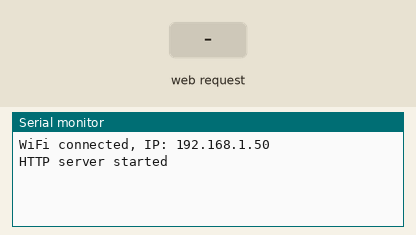
Bench run of a sketch on a simulated ESP8266 (NodeMCU). Parts: the last lines printed to the serial monitor. Inputs (shaded band) come from the test bench. WiFi joins after 1.5 s; servers stay silent unless stated.

Above: at 2.8 s.
2.9 s: HTTP request GET /servo?angle=1 received
At 4.0 s:
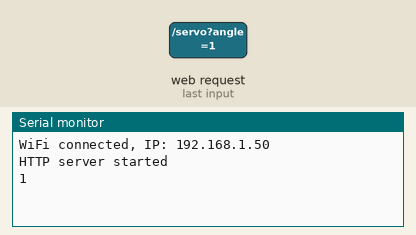
4.4 s: HTTP request GET /servo?angle=1&force=1 received
At 5.1 s:
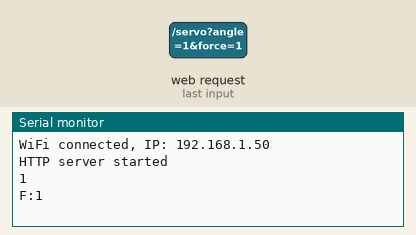

Measured:
- after the input at 2.9 s, the serial monitor: prints a new line at once (image 1)
- after the input at 4.4 s, the serial monitor: prints a new line at once (image 2)

The sketch:

CONFIG_ESP8266.ino
```cpp
// esp_config.ino  (para cargar en el ESP8266)
// Asegúrate de seleccionar en Arduino IDE: Board -> "NodeMCU 1.0 (ESP-12E Module)" u otra correspondiente

#include <ESP8266WiFi.h>
#include <ESP8266WebServer.h>

const char* ssid     = "POLUX1";
const char* password = "@YECOWI79851521@";

ESP8266WebServer server(80);

void handleRoot() {
  server.send(200, "text/plain", "ESP8266 listo. Usa /servo?angle=ANG");
}

void handleServo() {
  if (!server.hasArg("angle")) { server.send(400,"text/plain","missing"); return; }
  String sAngle = server.arg("angle");
  int angle = sAngle.toInt();
  bool force = server.hasArg("force") && server.arg("force") == "1";
  if (force) {
    Serial.printf("F:%d\n", angle);
  } else {
    Serial.printf("%d\n", angle);
  }
  server.send(200, "text/plain", "ok");
}


void setup() {
  Serial.begin(115200); // velocidad con la que ESP hablará con Mega (asegúrate concordar en Mega)
  delay(100);

  WiFi.mode(WIFI_STA);
  WiFi.begin(ssid, password);
  unsigned long started = millis();
  while (WiFi.status() != WL_CONNECTED && millis() - started < 15000UL) {
    delay(300);
  }

  if (WiFi.status() == WL_CONNECTED) {
    Serial.printf("WiFi connected, IP: %s\n", WiFi.localIP().toString().c_str());
  } else {
    Serial.println("WiFi no conectado");
  }

  server.on("/", handleRoot);
  server.on("/servo", handleServo);
  server.begin();
  Serial.println("HTTP server started");
}

void loop() {
  server.handleClient();
}
```
